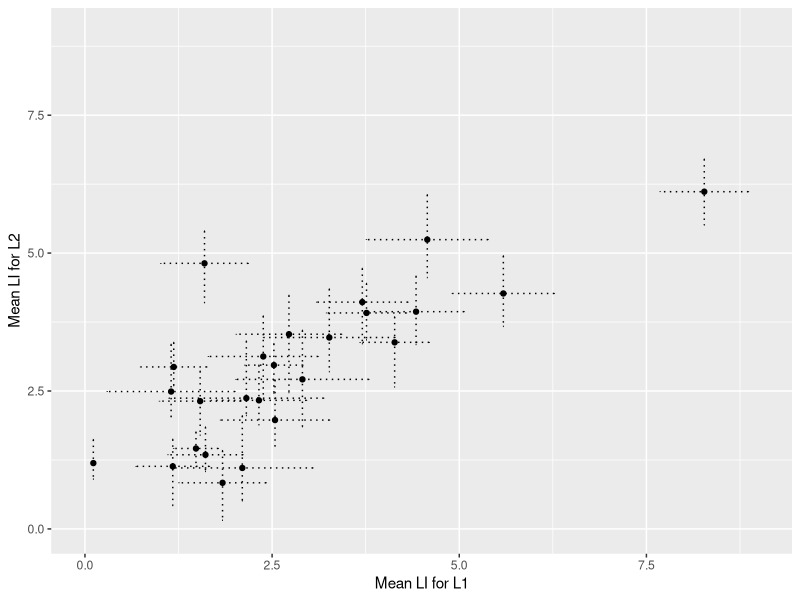

The R source for this figure:
## ---- chunk 1
knitr::opts_chunk$set(echo = TRUE)
## ---- chunk 2
# read data in


L1_data <- read.csv('Results_L1.csv')
L2_data <- read.csv('Results_L2.csv')
background_data_total <- read.csv('background_data.csv', stringsAsFactors = FALSE)

# First we need to check which participants have to be excluded, following analysis2.
# We'll look at the L1.exclusions and L2.exclusions variables.
# If a subject has data excluded in EITHER language, we'll have to exclude them.
exclude <- L1_data$L1.exclusions + L2_data$L2.exclusions

# We will include the rows in L1_data and L2_data for any participants where exclude = 0
L1_data <- L1_data[which(exclude==0), ]
L2_data <- L2_data[which(exclude==0), ]

# number of participants
nsubj <- dim(L1_data)[1]
## ---- chunk 3
# need to remove participant 14 from background data file who is excluded

background_data <- background_data_total[which(exclude==0), ]

colnames(background_data)[1] <- 'ID'

mean_age <- mean(background_data$Age)
sd_age <- sd(background_data$Age)

n_german <- nrow(background_data[background_data$L1 == 1,])
n_french <- nrow(background_data[background_data$L1 == 2,])
n_female <- nrow(background_data[background_data$Gender == 0,])
n_male <- nrow(background_data[background_data$Gender == 1,])

# The mean, min and max number of trials for L1 and L2
mean_trials_L1 <- mean(L1_data$L1.N)
min_trials_L1 <- min(L1_data$L1.N)
max_trials_L1 <- max(L1_data$L1.N)

mean_trials_L2 <- mean(L2_data$L2.N)
min_trials_L2 <- min(L2_data$L2.N)
max_trials_L2 <- max(L2_data$L2.N)

## ---- chunk 4
# LEAP-Q
# Self-reported proficiency 0 = no proficiency, 10 = perfect proficiency. 

# proficiency (reading) /10 - self-report
mean_read_L2 <- mean(background_data$L2_prof_Reading)
sd_read_L2 <- sd(background_data$L2_prof_Reading)
# proficiency (understanding) /10 - self-report
mean_und_L2 <- mean(background_data$L2_prof_Understanding)
sd_und_L2 <- sd(background_data$L2_prof_Understanding)
# proficiency (speaking) /10 - self-report
mean_speak_L2 <- mean(background_data$L2_prof_Speaking)
sd_speak_L2 <- sd(background_data$L2_prof_Speaking)

# AOA
aoa_L2 <- mean(background_data$L2_Acquisition) # mean age they started learnind English 
aoa_fluent_L2 <- mean(background_data$L2_Fluent) # mean age they became fluent in English 


## ---- chunk 5
# Here we will use the Shapiro Wilks normality test to see if the LI values for L1 and L2 are normally distributed
L1_normality <- shapiro.test(L1_data$L1.mean_LI)
L1_normality_round <-  round (L1_normality$p.value, 2)

# Repeat for L2
L2_normality <- shapiro.test(L2_data$L2.mean_LI)
L2_normality_round <- round(L2_normality$p.value, 2)

## ---- chunk 6
# The mean and SEM LI value for L1 and L2

L1_mean_LI_total <- mean(L1_data$L1.mean_LI)
L2_mean_LI_total <- mean(L2_data$L2.mean_LI)

SEM_L1 <- sd(L1_data$L1.mean_LI)/sqrt(nsubj)
SEM_L2 <- sd(L2_data$L2.mean_LI)/sqrt(nsubj)

# Number of Ps left/ bilaterally lateralised (mean LI)
L1_left <- nrow(L1_data[L1_data$L1.mean_laterality == 'L',])
L1_bilateral <- nrow(L1_data[L1_data$L1.mean_laterality == 'bilat',])
L2_left <- nrow(L2_data[L2_data$L2.mean_laterality == 'L',])
L2_bilateral <- nrow(L2_data[L2_data$L2.mean_laterality == 'bilat',])


## ---- chunk 7
# For the scatter plot, we will plot the LI for L1 vs the LI for L2
# Here's a basic one:

# plot(L1_data$L1.mean_LI, L2_data$L2.mean_LI,
    # xlab = "L1 LI mean",
    #  ylab = "L2 LI mean")


require(ggplot2)
require(tidyverse)
plotdata <- inner_join(x = L1_data,
                        y = L2_data)
ymin = L1_data$LI.mean_LI - L1_data$LI.mean_se
ymax = L1_data$LI.mean_LI + L1_data$LI.mean_se

ggplot(data = plotdata, aes(x = L1.mean_LI, y = L2.mean_LI)) + 
  geom_point()+
  xlab("Mean LI for L1") +  
  ylab("Mean LI for L2") + 
  xlim(0,9) + ylim (0,9) + 
  geom_errorbar(aes(ymin = L2.mean_LI - L2.mean_se, ymax = L2.mean_LI + L1.mean_se),linetype = "dotted") + 
  geom_errorbarh(aes(xmin = L1.mean_LI - L1.mean_se, xmax = L1.mean_LI + L1.mean_se), linetype = "dotted")
  # theme_classic() # printing out all information into knit document? 

 
# geom_errorbar(aes(ymin = L1.mean_LI - L1.mean_se, ymax = L1.mean_LI + L1.mean_se )) + 
  # geom_errorbarh(aes(xmin = L2.mean_LI - L2.mean_se, xmax = L2.mean_LI + L1.mean_se)) + 
## ---- chunk 8

# CORREALTION BETWEEN L1 AND L2
L1_L2_corr <- cor.test (plotdata$L1.mean_LI, plotdata$L2.mean_LI, 
                        method = "spearman")

# spearman correlation test on odds and evens - means 
OEcorr_mean_L1 <- cor.test(L1_data$L1.mean_odd, L1_data$L1.mean_even, 
                      method = "spearman")
OEcorr_mean_L2 <- cor.test(L2_data$L2.mean_odd, L2_data$L2.mean_even, 
                      method = "spearman")  
  
OEcorr_peak_L1 <- cor.test (L1_data$L1.peak_odd, L1_data$L1.peak_even, 
                      method = "spearman",
                      exact = FALSE)
OEcorr_peak_L2 <- cor.test (L2_data$L2.peak_odd, L2_data$L2.peak_even, 
                      method = "spearman") 


## ---- chunk 9

# Descriptive Statistics for EHI 
mean_EHI <- mean(background_data$EHI)
sd_EHI <- sd(background_data$EHI) 
min_EHI <- min(background_data$EHI)
max_EHI <- max (background_data$EHI)

# hist(background_data$EHI) # check if normally distributed
EHI_normality <- shapiro.test(background_data$EHI)
EHI_LI_L1_cor <- cor.test (background_data$EHI, L1_data$L1.mean_LI, 
                        method = "spearman", 
                        exact = FALSE)
EHI_LI_L2_cor <- cor.test (background_data$EHI, L2_data$L2.mean_LI, 
                        method = "spearman", 
                        exact = FALSE)

# plot(background_data$EHI, L1_data$L1.mean_LI, type='p')

## ---- chunk 10

require(dplyr)

total_info <- inner_join(x = plotdata, # combine all data together to one table 
                            y = background_data,
                            by = c("ID")) 
# 0 = L2 tested first 
# 1 = L1 tested first


nL1_testedfirst <- nrow(background_data[background_data$Tested == 1,]) #how many tested with L1 first 
nL1_testedsecond <- nrow(background_data[background_data$Tested == 0,]) # how many tested with L2 first

testing_0 <- filter(total_info, Tested == "0")
testing_1 <- filter(total_info, Tested == "1")

meanLI_L1_test0 <- mean(testing_0$L1.mean_LI)
meanL1_L2_test0 <- mean(testing_0$L2.mean_LI)
meanLI_L1_test1 <- mean(testing_1$L1.mean_LI)
meanLI_L2_test2 <- mean(testing_1$L2.mean_LI)

testing_ttest_L1 <- t.test(testing_0$L1.mean_LI, testing_1$L1.mean_LI) # testing if there is a sig. diff between laterality scoes of L1 in those tested in their native language first or second. 
testing_ttest_L2 <- t.test(testing_0$L2.mean_LI, testing_1$L2.mean_LI) # testing if there is a sig. diff between laterality scoes of L2 in those tested in their native language first or second.

# Can pull out information from t test if you want
#testing_ttest_L2$statistic (for t value)
#testing_ttest_L2$p.value (for p value)
#testing_ttest_L2$parameter (for degrees of freedom)


## ---- chunk 11
# normality tests
norm_prof <- shapiro.test(background_data$L2_prof_Reading)
norm_und <- shapiro.test(background_data$L2_prof_Understanding) 
norm_speak <- shapiro.test(background_data$L2_prof_Speaking)
norm_aoa <- shapiro.test(background_data$L2_Acquisition)
norm_aoa_fluent <- shapiro.test(background_data$L2_Fluent) # normally distirbuted


# correlations between LEAP-Q and LIs
# L1
corr_prof_reading_L1 <- cor.test(total_info$L2_prof_Reading, total_info$L1.mean_LI, 
                              method = "spearman",
                              exact = FALSE)
corr_prof_under_L1 <- cor.test(total_info$L2_prof_Understanding, total_info$L1.mean_LI, 
                              method = "spearman",
                              exact = FALSE)
corr_prof_speak_L1 <- cor.test(total_info$L2_prof_Speaking, total_info$L1.mean_LI, 
                              method = "spearman",
                              exact = FALSE)
#L2 
corr_prof_reading_L2 <- cor.test(total_info$L2_prof_Reading, total_info$L2.mean_LI, 
                              method = "spearman",
                              exact = FALSE)
corr_prof_under_L2 <- cor.test(total_info$L2_prof_Understanding, total_info$L2.mean_LI, 
                              method = "spearman",
                              exact = FALSE)
corr_prof_speak_L2 <- cor.test(total_info$L2_prof_Speaking, total_info$L2.mean_LI, 
                              method = "spearman",
                              exact = FALSE)
# COrrelation between AOA and LIs
# age started learning English 
corr_aoaL2_L1 <- cor.test(total_info$L2_Acquisition, total_info$L1.mean_LI, 
                              method = "spearman",
                              exact = FALSE)
corr_aoaL2_L2 <- cor.test(total_info$L2_Acquisition, total_info$L2.mean_LI, 
                              method = "spearman",
                              exact = FALSE)
# Age became fluent in English 
corr_fluentL2_L1 <- cor.test(total_info$L2_Fluent, total_info$L1.mean_LI, 
                              method = "spearman",
                              exact = FALSE)
corr_fluentL2_L2 <- cor.test(total_info$L2_Fluent, total_info$L2.mean_LI, 
                              method = "spearman",
                              exact = FALSE)

## ---- chunk 12
# First, we'll select the data we need. We'll have ID, L1 (French or German), LI for L1 and LI for L2
anova_data <- data.frame(
  'ID' = L1_data$ID, # as.factor, because these are ID labels, not a numerical scale
  'NativeLanguage' = as.factor(background_data$L1), # as.factor, because this is a categorical variable
  'L1' = L1_data$L1.mean_LI,
  'L2' = L2_data$L2.mean_LI)
# Convert to long format
anova_data_long <- pivot_longer(anova_data, cols = c(3,4), names_to = 'LanguageTested', values_to = 'LI')
anova_data_long$ID <- as.factor(anova_data_long$ID)
anova_data_long$LanguageTested <- as.factor(anova_data_long$LanguageTested)
# Run the anova
my_anova <- aov(data=anova_data_long, LI ~ LanguageTested * NativeLanguage + Error(ID))

anova_summary <- summary(my_anova) 
native_language_F <- anova_summary$`Error: ID`[[1]]$`F value`[1]
native_language_p <- anova_summary$`Error: ID`[[1]]$`Pr(>F)`[1]
language_tested_F <- anova_summary$`Error: Within`[[1]]$`F value`[1]
language_tested_P <- anova_summary$`Error: Within`[[1]]$`Pr(>F)`[1]
interaction_F <- anova_summary$`Error: Within`[[1]]$`F value`[2]
interaction_P <- anova_summary$`Error: Within`[[1]]$`Pr(>F)`[2]
